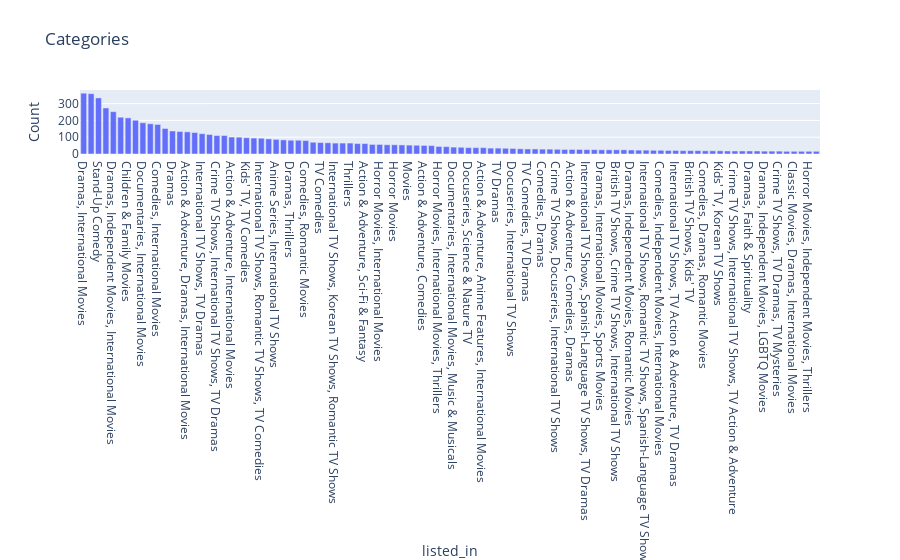

Notebook source saved alongside this figure:
### Code cell
fig = px.bar(cat100, cat100.index, y=cat100.values, 
             labels={'x': 'listed_in', 'y': 'Count'},
             title='Categories')
fig.show()

### Figure 1 — Plotly figure (JSON) as saved in the notebook; plotly's stock layout.template omitted (floating-point values rounded to 4 significant figures)
{"data": [{"alignmentgroup": "True", "hovertemplate": "listed_in=%{x}<br>Count=%{y}<extra></extra>", "legendgroup": "", "marker": {"color": "#636efa", "pattern": {"shape": ""}}, "name": "", "offsetgroup": "", "orientation": "v", "showlegend": false, "textposition": "auto", "type": "bar", "x": ["Dramas, International Movies", "Documentaries", "Stand-Up Comedy", "Comedies, Dramas, International Movies", "Dramas, Independent Movies, International Movies", "Kids' TV", "Children & Family Movies", "Children & Family Movies, Comedies", "Documentaries, International Movies", "Dramas, International Movies, Romantic Movies", "Comedies, International Movies", "Comedies, International Movies, Romantic Movies", "Dramas", "Dramas, International Movies, Thrillers", "Action & Adventure, Dramas, International Movies", "Action & Adventure", "International TV Shows, TV Dramas", "Comedies, Dramas, Independent Movies", "Crime TV Shows, International TV Shows, TV Dramas", "Comedies", "Action & Adventure, International Movies", "Dramas, Independent Movies", "Kids' TV, TV Comedies", "Reality TV", "International TV Shows, Romantic TV Shows, TV Comedies", "International TV Shows, Romantic TV Shows, TV Dramas", "Anime Series, International TV Shows", "Docuseries", "Dramas, Thrillers", "Documentaries, Music & Musicals", "Comedies, Romantic Movies", "Action & Adventure, Comedies, International Movies", "TV Comedies", "International Movies, Thrillers", "International TV Shows, Korean TV Shows, Romantic TV Shows", "Documentaries, Sports Movies", "Thrillers", "Crime TV Shows, International TV Shows, Spanish-Language TV Shows", "Action & Adventure, Sci-Fi & Fantasy", "Dramas, International Movies, Music & Musicals", "Horror Movies, International Movies", "Comedies, International Movies, Music & Musicals", "Horror Movies", "Horror Movies, Thrillers", "Movies", "Dramas, Romantic Movies", "Action & Adventure, Comedies", "Crime TV Shows, Docuseries", "Horror Movies, International Movies, Thrillers", "Documentaries, International Movies, Sports Movies", "Documentaries, International Movies, Music & Musicals", "International TV Shows, TV Comedies, TV Dramas", "Docuseries, Science & Nature TV", "International TV Shows, Reality TV", "Action & Adventure, Anime Features, International Movies", "International TV Shows, TV Comedies", "TV Dramas", "Action & Adventure, Dramas", "Docuseries, International TV Shows", "Dramas, Independent Movies, Thrillers", "TV Comedies, TV Dramas", "British TV Shows, Docuseries, International TV Shows", "Comedies, Dramas", "Children & Family Movies, Dramas", "Crime TV Shows, Docuseries, International TV Shows", "British TV Shows, International TV Shows, Reality TV", "Action & Adventure, Comedies, Dramas", "Stand-Up Comedy & Talk Shows, TV Comedies", "International TV Shows, Spanish-Language TV Shows, TV Dramas", "International TV Shows, TV Dramas, TV Mysteries", "Dramas, International Movies, Sports Movies", "Comedies, Independent Movies", "British TV Shows, Crime TV Shows, International TV Shows", "British TV Shows, Docuseries, Science & Nature TV", "Dramas, Independent Movies, Romantic Movies", "Anime Series, Kids' TV", "International TV Shows, Romantic TV Shows, Spanish-Language TV Shows", "Documentaries, LGBTQ Movies", "Comedies, Independent Movies, International Movies", "British TV Shows, Crime TV Shows, Docuseries", "International TV Shows, TV Action & Adventure, TV Dramas", "Children & Family Movies, Music & Musicals", "British TV Shows, Kids' TV", "Crime TV Shows, International TV Shows, Korean TV Shows", "Comedies, Dramas, Romantic Movies", "Dramas, Sports Movies", "Kids' TV, Korean TV Shows", "International Movies, Romantic Movies", "Crime TV Shows, International TV Shows, TV Action & Adventure", "Horror Movies, Independent Movies", "Dramas, Faith & Spirituality", "International TV Shows, Korean TV Shows, TV Dramas", "Dramas, Independent Movies, LGBTQ Movies", "British TV Shows, International TV Shows, TV Comedies", "Crime TV Shows, TV Dramas, TV Mysteries", "TV Shows", "Classic Movies, Dramas, International Movies", "Docuseries, Reality TV", "Horror Movies, Independent Movies, Thrillers", "International TV Shows, Spanish-Language TV Shows, TV Comedies"], "xaxis": "x", "y": [362, 359, 334, 274, 252, 219, 215, 201, 186, 180, 176, 152, 137, 134, 132, 128, 121, 116, 110, 110, 101, 100, 97, 95, 94, 90, 87, 84, 82, 82, 80, 70, 68, 67, 65, 65, 65, 62, 62, 57, 57, 55, 55, 54, 53, 52, 51, 50, 45, 44, 41, 40, 38, 38, 38, 35, 35, 34, 33, 31, 30, 30, 29, 29, 28, 27, 27, 27, 26, 26, 25, 25, 25, 25, 24, 23, 23, 22, 22, 21, 21, 20, 20, 20, 19, 19, 19, 18, 18, 18, 18, 18, 17, 17, 17, 16, 16, 16, 16, 16], "yaxis": "y"}], "layout": {"barmode": "relative", "legend": {"tracegroupgap": 0}, "title": {"text": "Categories"}, "xaxis": {"anchor": "y", "domain": [0, 1], "title": {"text": "listed_in"}}, "yaxis": {"anchor": "x", "domain": [0, 1], "title": {"text": "Count"}}}}
